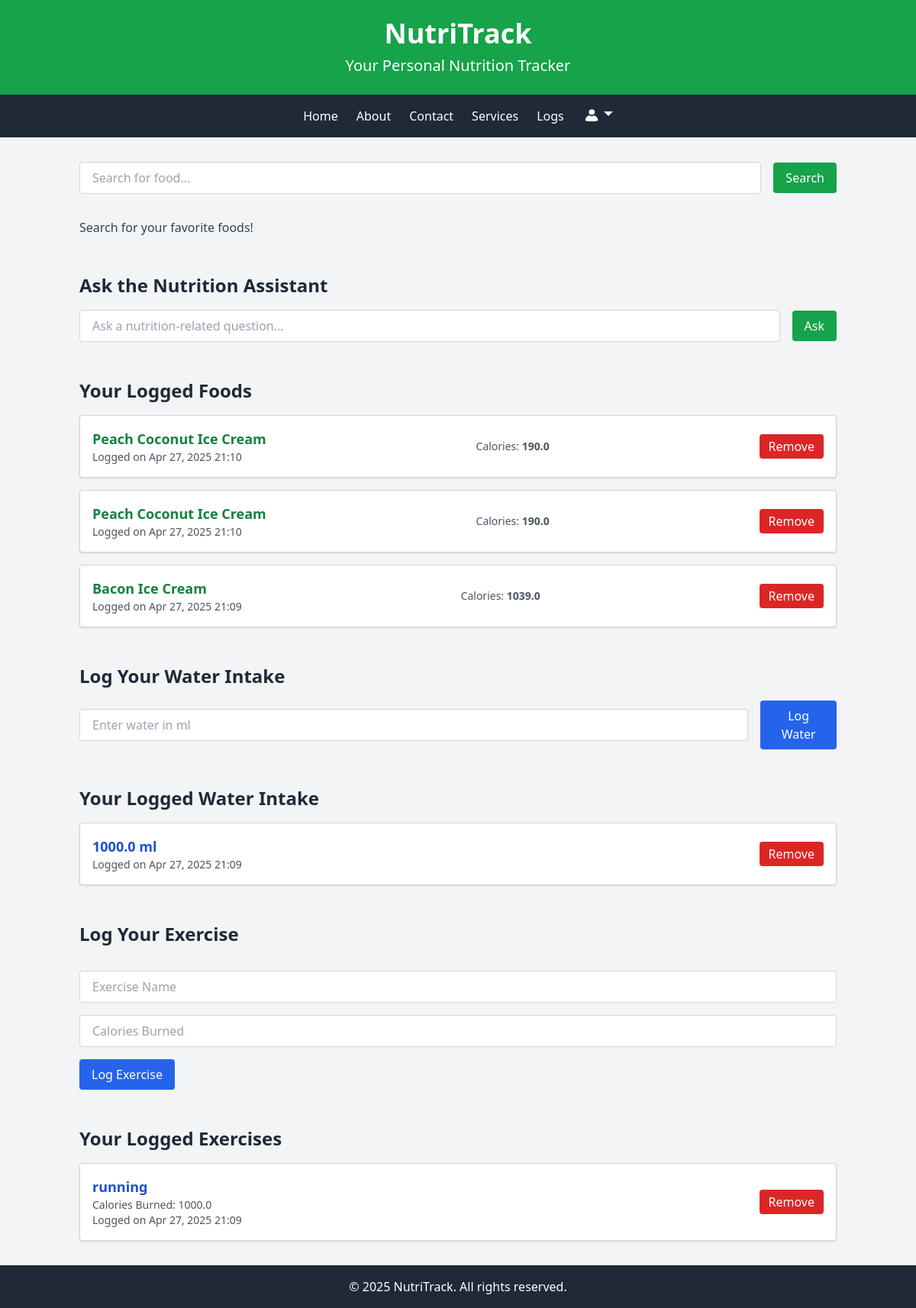
The page /food/search/ (signed in) on the database its author committed.
### food/models.py (models this page shows, shortened)
class FoodLog(models.Model):
    user = models.ForeignKey(User, on_delete=models.CASCADE)
    food_name = models.CharField(max_length=200)
    spoonacular_id = models.IntegerField(null=True, blank=True)  # External API ID (optional)
    calories = models.FloatField(null=True, blank=True)
    protein_g = models.FloatField(null=True, blank=True)
    carbs_g = models.FloatField(null=True, blank=True)
    fat_g = models.FloatField(null=True, blank=True)
    log_date = models.DateTimeField(default=timezone.now)
    MEAL_CHOICES = [
        ('B', 'Breakfast'),
        ('L', 'Lunch'),
        ('D', 'Dinner'),
        ('S', 'Snack'),
    ]
    meal_type = models.CharField(max_length=1, choices=MEAL_CHOICES, null=True, blank=True)

class WaterLog(models.Model):
    user = models.ForeignKey(User, on_delete=models.CASCADE)
    water_amount_ml = models.FloatField()  # Amount in milliliters
    log_date = models.DateTimeField(default=timezone.now)

class ExerciseLog(models.Model):
    user = models.ForeignKey(User, on_delete=models.CASCADE)
    exercise_name = models.CharField(max_length=200)
    calories_burned = models.FloatField()
    log_date = models.DateTimeField(default=timezone.now)

### food/views.py (the view, shortened to what this page needs)
# urls.py: path('search/', views.food_list, name='food.list'),
@login_required
def food_list(request):
    query = request.GET.get('query', '').strip()
    page = int(request.GET.get('page', 1))
    diet = request.GET.get('diet', '').strip()
    intolerances = request.GET.get('intolerances', '').strip()
    logged_foods = FoodLog.objects.filter(user=request.user).order_by('-log_date')
    water_logs = WaterLog.objects.filter(user=request.user).order_by('-log_date')
    exercise_logs = ExerciseLog.objects.filter(user=request.user).order_by('-log_date')
    food_string = ', '.join(logged_foods.values_list('food_name', flat=True))
    exercise_string = ', '.join(exercise_logs.values_list('exercise_name', flat=True))
    water_amounts = water_logs.values_list('water_amount_ml', flat=True)
    water_string = ', '.join([f"{amount} ml" for amount in water_amounts])
    total_water = WaterLog.objects.filter(user=request.user).aggregate(total=Sum('water_amount_ml'))['total'] or 0
    llm_response = None
    if request.method == 'POST' and 'llm_question' in request.POST:
        user_question = request.POST.get('llm_question')
        system_prompt = create_system_prompt(food_string, exercise_string, total_water)
        llm_response = llm_call(user_question, system_prompt)
    if not query:
        return render(request, 'food/list.html', {
            'message': 'Search for your favorite foods!',
            'logged_foods': logged_foods,
            'water_logs': water_logs,
            'exercise_logs': exercise_logs,
            'llm_response': llm_response,
        })

### food/templates/food/list.html (shortened to what this page needs)
{% extends "food/main.html" %}
{% load static %}
{% block body %}
<div class="container mx-auto px-4 py-8">
    <form method="get" action="{% url 'food.list' %}" class="flex items-center space-x-4 mb-8">
        <input type="text" name="query" placeholder="Search for food..." value="{{ query|default:'' }}"
            class="w-full border border-gray-300 rounded px-4 py-2 focus:outline-none focus:ring-2 focus:ring-green-500">
        <button type="submit"
            class="px-4 py-2 bg-green-600 text-white rounded hover:bg-green-700 transition duration-200">
            Search
        </button>
    </form>
    {% if message %}
        <p class="text-gray-700">{{ message }}</p>
    {% elif query %}
        <p class="text-gray-600">No results found for "{{ query }}". Try searching for something else!</p>
    {% endif %}
    <h2 class="text-2xl font-bold text-gray-800 mt-12 mb-4">Ask the Nutrition Assistant</h2>
    <form method="post" action="{% url 'food.list' %}" class="mb-8">
        <div class="flex items-center space-x-4">
            <input type="text" name="llm_question" placeholder="Ask a nutrition-related question..."
                class="w-full border border-gray-300 rounded px-4 py-2 focus:outline-none focus:ring-2 focus:ring-green-500"
                required>
            <button type="submit"
                class="px-4 py-2 bg-green-600 text-white rounded hover:bg-green-700 transition duration-200">
                Ask
            </button>
        </div>
    </form>
    <h2 class="text-2xl font-bold text-gray-800 mt-12 mb-4">Your Logged Foods</h2>
    {% if logged_foods %}
        <ul class="space-y-4">
            {% for log in logged_foods %}
                <li class="flex items-center justify-between bg-white border border-gray-300 rounded p-4 shadow">
                    <div>
                        <strong class="text-lg text-green-700">{{ log.food_name }}</strong>
                        <p class="text-sm text-gray-600">
                            Logged on {{ log.log_date|date:"M d, Y H:i" }}
                        </p>
                    </div>
                    <div>
                        <p class="text-sm text-gray-600">
                            Calories: <strong>{{ log.calories|default:"N/A" }}</strong>
                        </p>
                    </div>
                    <form method="post" action="{% url 'remove_food_log' log.id %}">
                        <button type="submit" class="px-3 py-1 bg-red-600 text-white rounded hover:bg-red-700 transition duration-200">
                            Remove
                        </button>
                    </form>
                </li>
            {% endfor %}
        </ul>
    {% else %}
        <p class="text-gray-600">You haven't logged any foods yet.</p>
    {% endif %}
    <h2 class="text-2xl font-bold text-gray-800 mt-12 mb-4">Log Your Water Intake</h2>
    <form method="post" action="{% url 'add_water_log' %}" class="mb-8">
        <div class="flex items-center space-x-4">
            <input type="number" name="water_amount" placeholder="Enter water in ml"
                class="w-full border border-gray-300 rounded px-4 py-2 focus:outline-none focus:ring-2 focus:ring-blue-500">
            <button type="submit"
                class="px-4 py-2 bg-blue-600 text-white rounded hover:bg-blue-700 transition duration-200">
                Log Water
            </button>
        </div>
    </form>
    <h2 class="text-2xl font-bold text-gray-800 mt-12 mb-4">Your Logged Water Intake</h2>
    {% if water_logs %}
        <ul class="space-y-4">
            {% for log in water_logs %}
                <li class="flex items-center justify-between bg-white border border-gray-300 rounded p-4 shadow">
                    <div>
                        <strong class="text-lg text-blue-700">{{ log.water_amount_ml }} ml</strong>
                        <p class="text-sm text-gray-600">
                            Logged on {{ log.log_date|date:"M d, Y H:i" }}
                        </p>
                    </div>
                    <form method="post" action="{% url 'remove_water_log' log.id %}">
                        <button type="submit" class="px-3 py-1 bg-red-600 text-white rounded hover:bg-red-700 transition duration-200">
                            Remove
                        </button>
                    </form>
                </li>
            {% endfor %}
        </ul>
    {% else %}
        <p class="text-gray-600">You haven't logged any water intake yet.</p>
    {% endif %}
    <h2 class="text-2xl font-bold text-gray-800 mt-12 mb-4">Log Your Exercise</h2>
<form method="post" action="{% url 'add_exercise_log' %}" class="space-y-4 mb-8">
    <input type="text" name="exercise_name" placeholder="Exercise Name"
        class="w-full border border-gray-300 rounded px-4 py-2 focus:outline-none focus:ring-2 focus:ring-blue-500">
    <input type="number" name="calories_burned" placeholder="Calories Burned"
        class="w-full border border-gray-300 rounded px-4 py-2 focus:outline-none focus:ring-2 focus:ring-blue-500">
    <button type="submit"
        class="px-4 py-2 bg-blue-600 text-white rounded hover:bg-blue-700 transition duration-200">
        Log Exercise
    </button>
</form>
<h2 class="text-2xl font-bold text-gray-800 mt-12 mb-4">Your Logged Exercises</h2>
{% if exercise_logs %}
    <ul class="space-y-4">
        {% for log in exercise_logs %}
            <li class="flex items-center justify-between bg-white border border-gray-300 rounded p-4 shadow">
                <div>
                    <strong class="text-lg text-blue-700">{{ log.exercise_name }}</strong>
                    <p class="text-sm text-gray-600">
                        Calories Burned: {{ log.calories_burned }}
                    </p>
                    <p class="text-sm text-gray-600">
                        Logged on {{ log.log_date|date:"M d, Y H:i" }}
                    </p>
                </div>
                <form method="post" action="{% url 'remove_exercise_log' log.id %}">
                    <button type="submit" class="px-3 py-1 bg-red-600 text-white rounded hover:bg-red-700 transition duration-200">
                        Remove
                    </button>
                </form>
            </li>
        {% endfor %}
    </ul>
{% else %}
    <p class="text-gray-600">You haven't logged any exercises yet.</p>
{% endif %}
</div>
{% endblock %}

### rows shown on the page
FoodLog: food_name "Peach Coconut Ice Cream", log_date "Apr 27, 2025 21:10", calories "190.0"
FoodLog: food_name "Peach Coconut Ice Cream", log_date "Apr 27, 2025 21:10", calories "190.0"
FoodLog: food_name "Bacon Ice Cream", log_date "Apr 27, 2025 21:09", calories "1039.0"
WaterLog: water_amount_ml "1000.0", log_date "Apr 27, 2025 21:09"
ExerciseLog: exercise_name "running", calories_burned "1000.0", log_date "Apr 27, 2025 21:09"

### other values the page prints
{{ message }} "Search for your favorite foods!"
